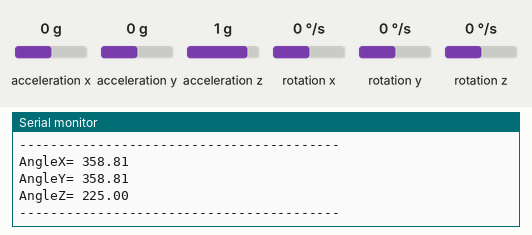
Bench run of a sketch on a simulated ESP8266 (NodeMCU). Shown: the last lines printed to the serial monitor. Wiring (inferred from the names in the program): MPU-6050 motion sensor at I2C address 0x68. The test bench sets the inputs (shaded band); at power-on: acceleration x 0 g, acceleration y 0 g, acceleration z 1 g, rotation x 0 °/s, rotation y 0 °/s, rotation z 0 °/s. WiFi joins after 1.5 s; servers stay silent unless stated.

Above: at 8.0 s.
8.1 s: acceleration x set to -1.4 g
At 9.4 s:
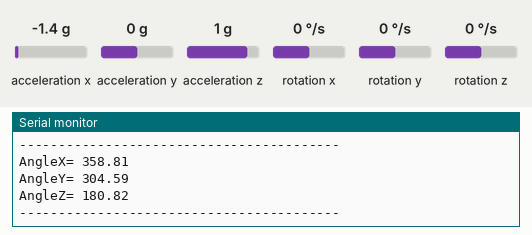
9.6 s: acceleration y set to -1.4 g
At 10.7 s:
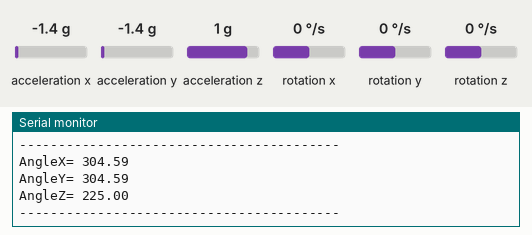
11.1 s: acceleration z set to -1.4 g
At 12.8 s:
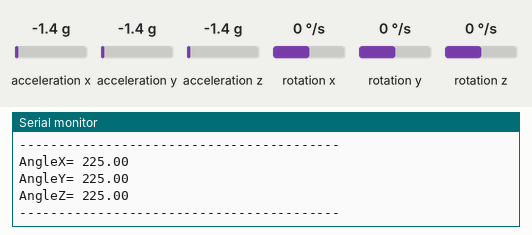
Timing chart, 0 to 14.3 s (numbered marks = the images above; inputs shaded):
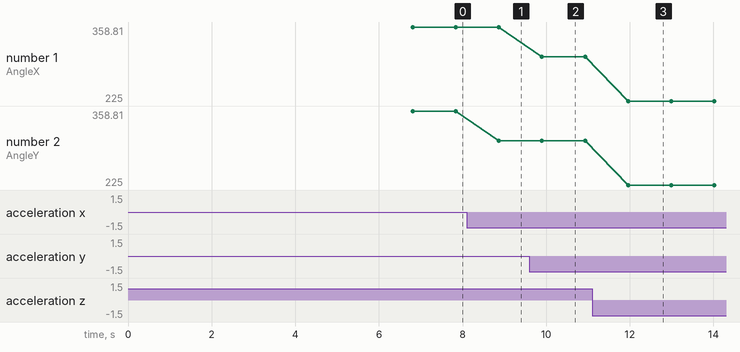

Measured:
- after the input at 8.1 s, the serial monitor: prints a new line after 0.77 s (image 1)
- after the input at 9.6 s, the serial monitor: prints a new line after 0.30 s (image 2)
- after the input at 11.1 s, the serial monitor: prints a new line after 0.86 s (image 3)
- plotted number 2: 358.81 → 304.59 after the input at 8.1 s

The sketch:

Program_Accelerometer_Blynk.ino
```cpp
/***************************************
 * Project Monitoring Accelerometer
 * Board  : NodeMCU ESP8266 V3
 * Input  : Sensor MPU-6050
 * Output : Blynk
 * 99 Proyek IoT
 * www.ardutech.com
 ****************************************/

#include<Wire.h>
#define BLYNK_PRINT Serial
#include <Blynk.h>
#include <ESP8266WiFi.h>
#include <BlynkSimpleEsp8266.h>
//---GANTI SESUAI DENGAN JARINGAN WIFI
//---HOTSPOT ANDA
char ssid[] = "ArdutechWiFi";  // Nama Hotspot/WiFi
char pass[] = "12345678";     //  Password
//---GANTI SESUAI DENGAN TOKEN BLYNK ANDA
char auth[] = "CbS0l3x8agGfefffJ9GJ6b3G5kKE5Q4S";

const int MPU_addr=0x68;
int16_t AcX,AcY,AcZ;

int minVal=265;
int maxVal=402;

double x;
double y;
double z;
//=============================================
void setup(){
  Wire.begin();
  Wire.beginTransmission(MPU_addr);
  Wire.write(0x6B);
  Wire.write(0);
  Wire.endTransmission(true);
  Serial.begin(9600);
  Blynk.begin(auth, ssid, pass);
  delay(5000);
}
//=======================================
void loop(){
  Blynk.run();
  Wire.beginTransmission(MPU_addr);
  Wire.write(0x3B);
  Wire.endTransmission(false);
  Wire.requestFrom(MPU_addr,14,true);
  AcX=Wire.read()<<8|Wire.read();
  AcY=Wire.read()<<8|Wire.read();
  AcZ=Wire.read()<<8|Wire.read();
  int xAng = map(AcX,minVal,maxVal,-90,90);
  int yAng = map(AcY,minVal,maxVal,-90,90);
  int zAng = map(AcZ,minVal,maxVal,-90,90);

  x= RAD_TO_DEG * (atan2(-yAng, -zAng)+PI);
  y= RAD_TO_DEG * (atan2(-xAng, -zAng)+PI);
  z= RAD_TO_DEG * (atan2(-yAng, -xAng)+PI);

  Serial.print("AngleX= ");
  Serial.println(x);

  Serial.print("AngleY= ");
  Serial.println(y);

  Serial.print("AngleZ= ");
  Serial.println(z);
  Serial.println("-----------------------------------------");

  Blynk.virtualWrite(V1, x);
  Blynk.virtualWrite(V2, y);
  Blynk.virtualWrite(V3, z);
  delay(1000);
}
```
